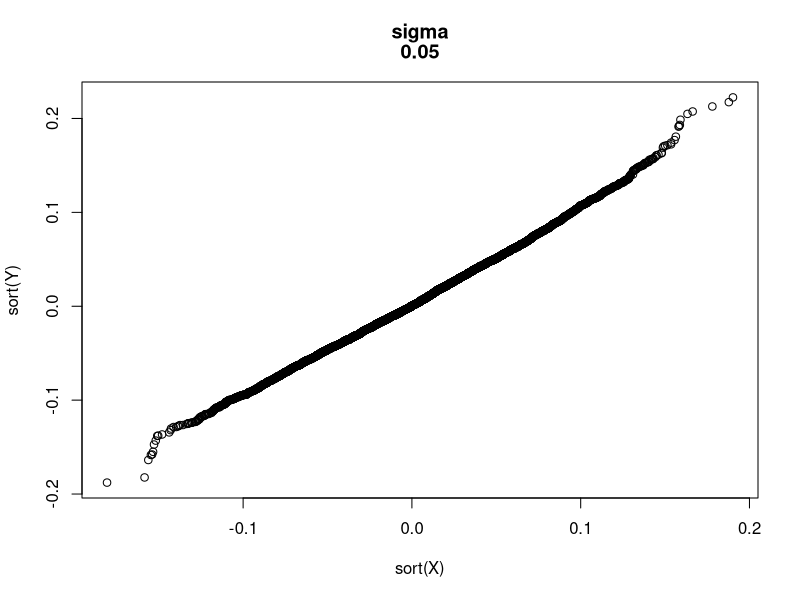
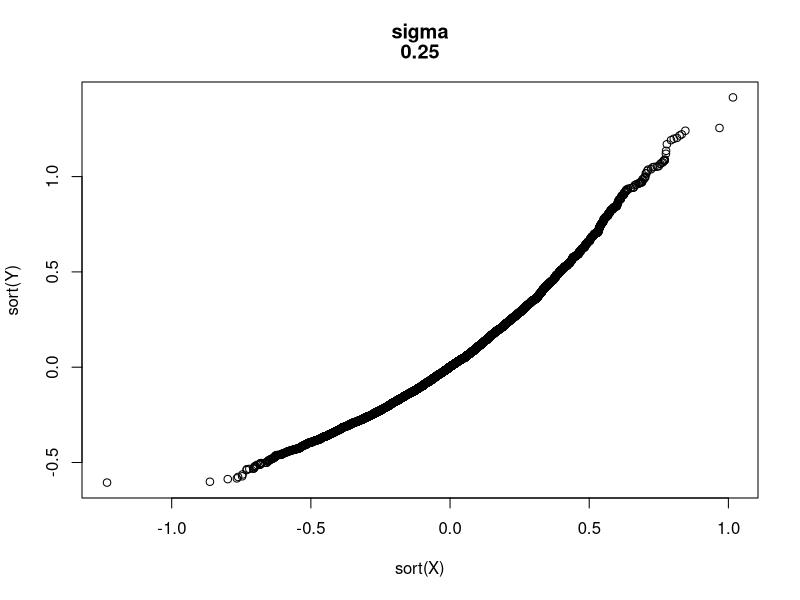

These figures' R source, in order:
m = 10000
xi = .005
sigmas = list(.05, .25)

for( i in 1:length(sigmas)){
  X = rnorm(m, xi, sigmas[[i]]);
  Y = rlnorm(m, xi, sigmas[[i]]) - 1;
  X11();
  plot(sort(X), sort(Y));
  title(c('sigma', sigmas[[i]]))
}